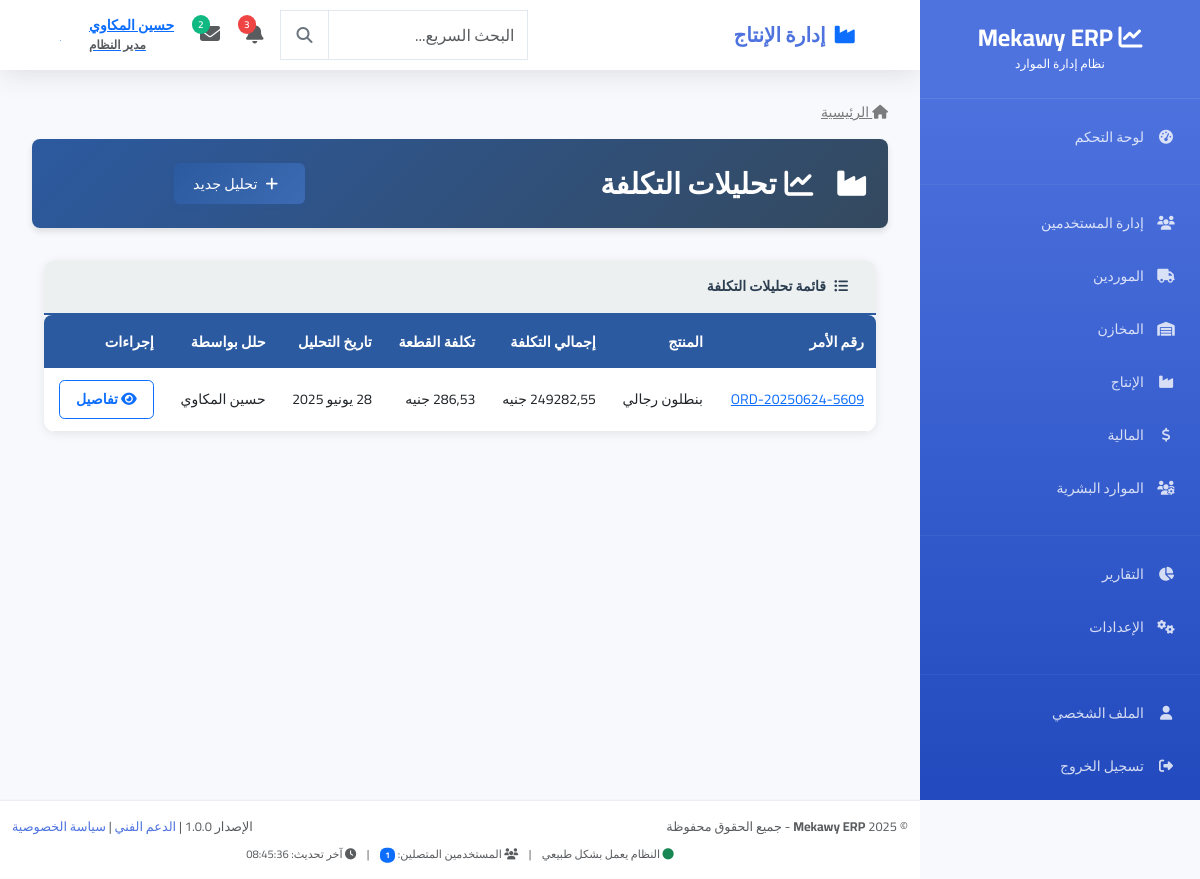
/production/cost-analysis/ (signed in), run on the app's committed database.
### users/models.py (models this page shows, shortened)
class User(AbstractUser):
    ROLE_CHOICES = [
        ('admin', 'مدير النظام'),
        ('manager', 'مدير'),
        ('warehouse_manager', 'مدير المخازن'),
        ('warehouse_employee', 'موظف مخازن'),
        ('production_manager', 'مدير الإنتاج'),
        ('accountant', 'محاسب'),
        ('employee', 'موظف'),
        ('viewer', 'مشاهد فقط'),
    ]
    email = models.EmailField(unique=True, verbose_name="البريد الإلكتروني")
    phone = models.CharField(max_length=20, blank=True, null=True, verbose_name="رقم الهاتف")
    role = models.CharField(max_length=20, choices=ROLE_CHOICES, default='employee', verbose_name="الدور")
    department = models.CharField(max_length=100, blank=True, null=True, verbose_name="القسم")
    profile_picture = models.ImageField(upload_to='profile_pics/', blank=True, null=True, verbose_name="الصورة الشخصية")
    is_active = models.BooleanField(default=True, verbose_name="نشط")
    created_at = models.DateTimeField(auto_now_add=True, verbose_name="تاريخ الإنشاء")
    updated_at = models.DateTimeField(auto_now=True, verbose_name="آخر تحديث")
    USERNAME_FIELD = 'email'
    REQUIRED_FIELDS = ['username', 'first_name', 'last_name']
    class Meta:
        db_table = 'users_user'
        verbose_name = 'مستخدم'
        verbose_name_plural = 'المستخدمون'
    @property
    def full_name(self):
        return f"{self.first_name} {self.last_name}".strip()

### production/models.py (models this page shows, shortened)
class ProductionCostAnalysis(models.Model):
    production_order = models.OneToOneField(ProductionOrder, on_delete=models.CASCADE, related_name='cost_analysis', verbose_name="أمر الإنتاج")
    fabric_cost = models.DecimalField(max_digits=12, decimal_places=2, default=0, verbose_name="تكلفة القماش")
    thread_cost = models.DecimalField(max_digits=10, decimal_places=2, default=0, verbose_name="تكلفة الخيوط")
    accessories_cost = models.DecimalField(max_digits=10, decimal_places=2, default=0, verbose_name="تكلفة الإكسسوارات")
    cutting_cost = models.DecimalField(max_digits=10, decimal_places=2, default=0, verbose_name="تكلفة القص")
    assembly_cost = models.DecimalField(max_digits=10, decimal_places=2, default=0, verbose_name="تكلفة التجميع")
    dyeing_cost = models.DecimalField(max_digits=10, decimal_places=2, default=0, verbose_name="تكلفة الصباغة")
    finishing_cost = models.DecimalField(max_digits=10, decimal_places=2, default=0, verbose_name="تكلفة التشطيب")
    transportation_cost = models.DecimalField(max_digits=8, decimal_places=2, default=0, verbose_name="تكلفة النقل")
    overhead_cost = models.DecimalField(max_digits=10, decimal_places=2, default=0, verbose_name="التكاليف العامة")
    quality_control_cost = models.DecimalField(max_digits=8, decimal_places=2, default=0, verbose_name="تكلفة مراقبة الجودة")
    waste_cost = models.DecimalField(max_digits=10, decimal_places=2, default=0, verbose_name="تكلفة الفاقد")
    defect_cost = models.DecimalField(max_digits=10, decimal_places=2, default=0, verbose_name="تكلفة العيوب")
    total_material_cost = models.DecimalField(max_digits=12, decimal_places=2, default=0, verbose_name="إجمالي تكلفة المواد")
    total_process_cost = models.DecimalField(max_digits=12, decimal_places=2, default=0, verbose_name="إجمالي تكلفة العمليات")
    total_additional_cost = models.DecimalField(max_digits=12, decimal_places=2, default=0, verbose_name="إجمالي التكاليف الإضافية")
    total_production_cost = models.DecimalField(max_digits=15, decimal_places=2, default=0, verbose_name="إجمالي تكلفة الإنتاج")
    cost_per_piece = models.DecimalField(max_digits=10, decimal_places=2, default=0, verbose_name="تكلفة القطعة")
    analyzed_by = models.ForeignKey(User, on_delete=models.SET_NULL, null=True, related_name='cost_analyses', verbose_name="حلل بواسطة")
    analysis_date = models.DateTimeField(auto_now_add=True, verbose_name="تاريخ التحليل")
    last_updated = models.DateTimeField(auto_now=True, verbose_name="آخر تحديث")
    notes = models.TextField(blank=True, verbose_name="ملاحظات")
    class Meta:
        verbose_name = "تحليل تكلفة إنتاج"
        verbose_name_plural = "تحليلات تكلفة الإنتاج"

class ProductionOrder(models.Model):
    STATUS_CHOICES = [
        ('draft', 'مسودة'),
        ('approved', 'موافق عليه'),
        ('in_cutting', 'قيد القص'),
        ('in_assembly', 'قيد التجميع'),
        ('in_dyeing', 'قيد الصباغة'),
        ('in_finishing', 'قيد التشطيب'),
        ('completed', 'مكتمل'),
        ('cancelled', 'ملغي'),
    ]
    PRIORITY_CHOICES = [
        ('low', 'منخفض'),
        ('medium', 'متوسط'),
        ('high', 'عالي'),
        ('urgent', 'عاجل'),
    ]
    QUALITY_LEVELS = [
        ('standard', 'عادي'),
        ('premium', 'ممتاز'),
        ('luxury', 'فاخر'),
    ]
    order_number = models.CharField(max_length=50, unique=True, verbose_name="رقم الأمر")
    product = models.ForeignKey(FinishedProduct, on_delete=models.CASCADE, verbose_name="المنتج")
    batch_number = models.CharField(max_length=100, verbose_name="رقم الدفعة")
    quantity_ordered = models.PositiveIntegerField(verbose_name="الكمية المطلوبة")
    textile_stock = models.ForeignKey(TextileStock, on_delete=models.CASCADE, verbose_name="مخزون القماش")
    fabric_meters_allocated = models.DecimalField(max_digits=10, decimal_places=2, verbose_name="أمتار القماش المخصصة")
    status = models.CharField(max_length=20, choices=STATUS_CHOICES, default='draft', verbose_name="الحالة")
    priority = models.CharField(max_length=10, choices=PRIORITY_CHOICES, default='medium', verbose_name="الأولوية")
    start_date = models.DateField(verbose_name="تاريخ البدء")
    expected_completion_date = models.DateField(verbose_name="تاريخ الإكمال المتوقع")
    actual_completion_date = models.DateField(null=True, blank=True, verbose_name="تاريخ الإكمال الفعلي")
    notes = models.TextField(blank=True, verbose_name="ملاحظات")
    created_by = models.ForeignKey(User, on_delete=models.SET_NULL, null=True, related_name='created_production_orders', verbose_name="أنشأ بواسطة")
    approved_by = models.ForeignKey(User, on_delete=models.SET_NULL, null=True, blank=True, related_name='approved_production_orders', verbose_name="وافق عليه")
    created_at = models.DateTimeField(auto_now_add=True, verbose_name="تاريخ الإنشاء")
    approved_at = models.DateTimeField(null=True, blank=True, verbose_name="تاريخ الموافقة")
    fabric_image = models.ImageField(upload_to='production/fabric_images/', blank=True, null=True, verbose_name="صورة القماش")
    minimum_stock_level = models.DecimalField(max_digits=10, decimal_places=2, default=0, verbose_name="الحد الأدنى للمخزون (متر)")
    start_time = models.TimeField(blank=True, null=True, verbose_name="وقت البدء")
    expected_completion_time = models.TimeField(blank=True, null=True, verbose_name="وقت الإنجاز المتوقع")
    bom_version = models.ForeignKey(BillOfMaterials, on_delete=models.SET_NULL, null=True, blank=True, verbose_name="نسخة قائمة المواد")
    quality_level = models.CharField(max_length=20, choices=QUALITY_LEVELS, default='standard', verbose_name="مستوى الجودة")
    quality_requirements = models.TextField(blank=True, verbose_name="متطلبات الجودة")
    quality_check_required = models.BooleanField(default=True, verbose_name="فحص الجودة مطلوب")
    is_rush_order = models.BooleanField(default=False, verbose_name="أمر عاجل")
    customer_reference = models.CharField(max_length=100, blank=True, verbose_name="مرجع العميل")
    delivery_location = models.CharField(max_length=200, blank=True, verbose_name="موقع التسليم")
    special_instructions = models.TextField(blank=True, verbose_name="تعليمات خاصة")
    additional_notes = models.TextField(blank=True, verbose_name="ملاحظات إضافية")
    attachments = models.FileField(upload_to='production/attachments/', blank=True, null=True, verbose_name="مرفقات")
    is_active = models.BooleanField(default=True, verbose_name="نشط")
    class Meta:
        verbose_name = "أمر إنتاج"
        verbose_name_plural = "أوامر الإنتاج"
        ordering = ['-created_at']

class FinishedProduct(models.Model):
    PRODUCT_CATEGORIES = [
        ('shirt', 'قميص'),
        ('pants', 'بنطلون'),
        ('dress', 'فستان'),
        ('jacket', 'جاكيت'),
        ('skirt', 'تنورة'),
        ('other', 'أخرى'),
    ]
    SIZES = [
        ('XS', 'XS'),
        ('S', 'S'),
        ('M', 'M'),
        ('L', 'L'),
        ('XL', 'XL'),
        ('XXL', 'XXL'),
        ('XXXL', 'XXXL'),
    ]
    name = models.CharField(max_length=200, verbose_name="اسم المنتج")
    code = models.CharField(max_length=50, unique=True, verbose_name="كود المنتج")
    category = models.ForeignKey(ProductCategory, on_delete=models.SET_NULL, null=True, blank=True, verbose_name="الفئة")
    size_group = models.ForeignKey(SizeGroup, on_delete=models.SET_NULL, null=True, blank=True, verbose_name="مجموعة المقاسات")
    fabric_per_meter = models.DecimalField(max_digits=6, decimal_places=2, default=0, verbose_name="متطلبات القماش لكل متر")
    description = models.TextField(blank=True, verbose_name="الوصف")
    base_cost = models.DecimalField(max_digits=10, decimal_places=2, default=0, verbose_name="التكلفة الأساسية")
    selling_price = models.DecimalField(max_digits=10, decimal_places=2, default=0, verbose_name="سعر البيع")
    fabric_quantity_per_piece = models.DecimalField(max_digits=6, decimal_places=2, verbose_name="كمية القماش المطلوبة لإنتاج قطعة واحدة")
    warehouse_product = models.OneToOneField(
        WarehouseProduct,
        on_delete=models.SET_NULL,
        null=True,
        blank=True,
        related_name='finished_product_origin',
        verbose_name="منتج المخزن"
    )
    is_active = models.BooleanField(default=True, verbose_name="الحالة")
    created_at = models.DateTimeField(auto_now_add=True, verbose_name="تاريخ الإنشاء")
    created_by = models.ForeignKey(User, on_delete=models.SET_NULL, null=True, verbose_name="أنشأ بواسطة")
    class Meta:
        verbose_name = "منتج نهائي"
        verbose_name_plural = "المنتجات النهائية"

### production/views.py (the view)
# urls.py: path('cost-analysis/', views.CostAnalysisListView.as_view(), name='cost_analysis_list'),
class CostAnalysisListView(LoginRequiredMixin, ListView):
    model = ProductionCostAnalysis
    template_name = 'production/cost_analysis_list.html'
    context_object_name = 'cost_analyses'
    paginate_by = 20
    def get_queryset(self):
        return ProductionCostAnalysis.objects.select_related(
            'production_order', 'production_order__product', 'analyzed_by'
        ).order_by('-analysis_date')

### templates/production/cost_analysis_list.html (shortened to what this page needs)
{% extends 'production/production_base.html' %}
{% load static humanize %}
{% block production_page_title %}
    <i class="fas fa-chart-line me-2"></i>تحليلات التكلفة
{% endblock %}
{% block production_header_actions %}
    <a href="{% url 'production:cost_analysis_select_order' %}" class="btn btn-production">
        <i class="fas fa-plus me-2"></i>تحليل جديد
    </a>
{% endblock %}
{% block production_content %}
<div class="production-card">
    <div class="production-card-header">
        <i class="fas fa-list-ul me-2"></i>قائمة تحليلات التكلفة
    </div>
    <div class="production-card-body p-0">
        <div class="table-responsive">
            <table class="table production-table table-hover mb-0">
                <thead>
                    <tr>
                        <th>رقم الأمر</th>
                        <th>المنتج</th>
                        <th>إجمالي التكلفة</th>
                        <th>تكلفة القطعة</th>
                        <th>تاريخ التحليل</th>
                        <th>حلل بواسطة</th>
                        <th>إجراءات</th>
                    </tr>
                </thead>
                <tbody>
                    {% for analysis in cost_analyses %}
                    <tr>
                        <td>
                            <a href="{% url 'production:order_detail' analysis.production_order.pk %}">
                                {{ analysis.production_order.order_number }}
                            </a>
                        </td>
                        <td>{{ analysis.production_order.product.name }}</td>
                        <td>{{ analysis.total_production_cost|intcomma }} جنيه</td>
                        <td>{{ analysis.cost_per_piece|intcomma }} جنيه</td>
                        <td>{{ analysis.analysis_date|date:"d M Y" }}</td>
                        <td>{{ analysis.analyzed_by.get_full_name|default:"-" }}</td>
                        <td>
                            <a href="{% url 'production:cost_analysis_detail' analysis.pk %}" class="btn btn-sm btn-outline-primary">
                                <i class="fas fa-eye"></i> تفاصيل
                            </a>
                        </td>
                    </tr>
                    {% endfor %}
                </tbody>
            </table>
        </div>
    </div>
</div>
{% endblock %}

### templates/partials/navbar.html (shortened to what this page needs)
<nav class="navbar navbar-expand-lg">
    <div class="container-fluid px-3">
        <div class="navbar-brand mb-0 fw-bold fs-5">
            {% block page_title %}
                {% if request.resolver_match.url_name == 'index' %}
                    <i class="fas fa-tachometer-alt text-primary me-2"></i>لوحة التحكم
                {% elif 'users' in request.resolver_match.app_name %}
                    <i class="fas fa-users text-primary me-2"></i>إدارة المستخدمين
                {% elif 'suppliers' in request.resolver_match.app_name %}
                    <i class="fas fa-truck text-primary me-2"></i>إدارة الموردين
                {% elif 'warehouses' in request.resolver_match.app_name %}
                    <i class="fas fa-warehouse text-primary me-2"></i>إدارة المخازن
                {% elif 'production' in request.resolver_match.app_name %}
                    <i class="fas fa-industry text-primary me-2"></i>إدارة الإنتاج
                {% elif 'finance' in request.resolver_match.app_name %}
                    <i class="fas fa-chart-line text-primary me-2"></i>إدارة المالية
                {% elif 'hr' in request.resolver_match.app_name %}
                    <i class="fas fa-users-cog text-primary me-2"></i>الموارد البشرية
                {% else %}
                    <i class="fas fa-chart-line text-primary me-2"></i>Mekawy ERP
                {% endif %}
            {% endblock %}
        </div>
        <div class="d-flex align-items-center gap-2">
            <div class="search-container d-none d-md-block">
                <div class="input-group">
                    <input type="text" class="form-control search-input" placeholder="البحث السريع..." style="width: 200px;">
                    <button class="btn btn-outline-secondary search-btn" type="button">
                        <i class="fas fa-search"></i>
                    </button>
                </div>
            </div>
            <div class="dropdown">
                <button class="btn btn-link position-relative p-2" data-bs-toggle="dropdown">
                    <i class="fas fa-bell fs-5 text-muted"></i>
                    <span class="notification-badge">3</span>
                </button>
            </div>
            <div class="dropdown">
                <button class="btn btn-link position-relative p-2" data-bs-toggle="dropdown">
                    <i class="fas fa-envelope fs-5 text-muted"></i>
                    <span class="message-badge">2</span>
                </button>
            </div>
            <div class="dropdown">
                <button class="btn btn-link d-flex align-items-center gap-2 p-2" data-bs-toggle="dropdown">
                    <div class="user-info text-end d-none d-lg-block">
                        <div class="fw-semibold">{{ user.get_full_name|default:user.username }}</div>
                        <small class="text-muted">{{ user.get_role_display|default:"مستخدم" }}</small>
                    </div>
                    {% if user.profile_picture %}
                        <img src="{{ user.profile_picture.url }}" class="user-avatar" alt="{{ user.get_full_name }}">
                    {% else %}
                        <div class="user-avatar-placeholder">
                            {{ user.get_full_name|first|upper|default:"U" }}
                        </div>
                    {% endif %}
                </button>
            </div>
        </div>
    </div>
</nav>

### data on the page
User: get_full_name "حسين المكاوي", role "مدير النظام", get_full_name|first "ح"
ProductionCostAnalysis: production_order.order_number "ORD-20250624-5609", production_order.product.name "بنطلون رجالي", analysis_date "28 يونيو 2025", analyzed_by.get_full_name "حسين المكاوي"

### other printed values
{{ online_users_count|default:"0" }} "1"
{{ last_update|default:"الآن" }} "08:45:36"
